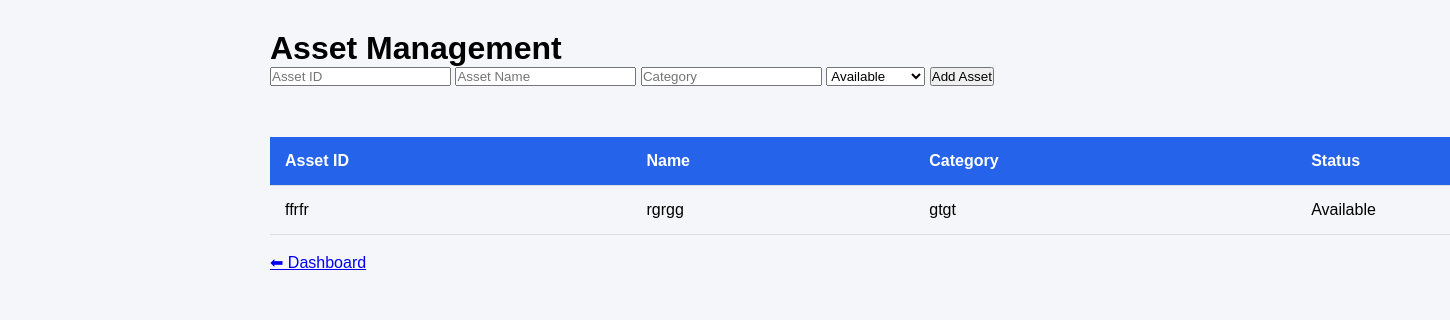
Before: /assets with the older database file.
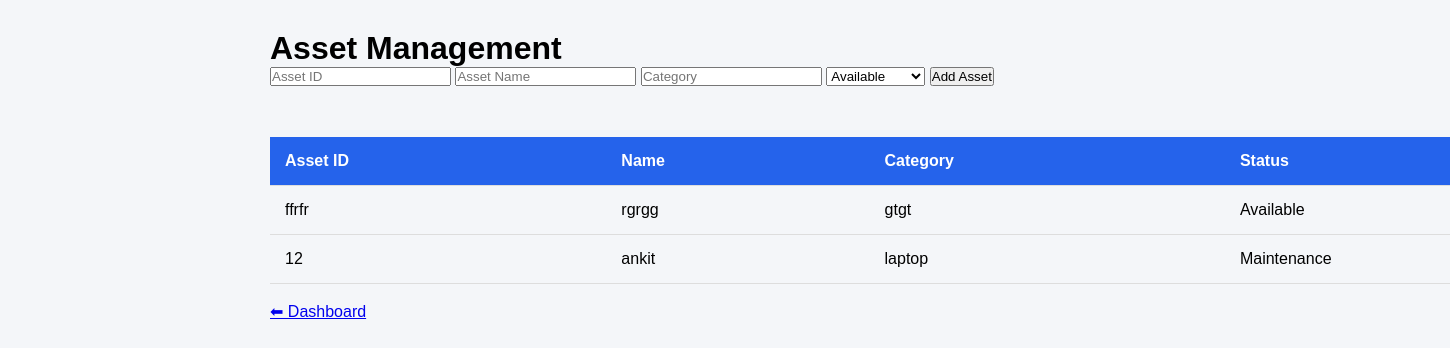
After: the same page with the newer database file.
### app.py (models this page shows)
class Asset(db.Model):
    id = db.Column(db.Integer, primary_key=True)
    asset_id = db.Column(db.String(20))
    name = db.Column(db.String(100))
    category = db.Column(db.String(50))
    status = db.Column(db.String(30))

### app.py (the view, shortened to what this page needs)
@app.route("/assets", methods=["GET", "POST"])
def assets():
    all_assets = Asset.query.all()
    return render_template("assets.html", assets=all_assets)

### templates/assets.html (shortened to what this page needs)
<!DOCTYPE html>
<html>
<head>
    <link rel="stylesheet" href="{{ url_for('static', filename='style.css') }}">
</head>
<body>
<div class="main">
<h1>Asset Management</h1>
<form method="POST">
<input type="text" name="asset_id" placeholder="Asset ID" required>
<input type="text" name="name" placeholder="Asset Name" required>
<input type="text" name="category" placeholder="Category" required>
<select name="status">
<option>Available</option>
</select>
<button type="submit">Add Asset</button>
</form>
<br><br>
<table>
<tr>
<th>Asset ID</th>
<th>Name</th>
<th>Category</th>
<th>Status</th>
</tr>
{% for asset in assets %}
<tr>
<td>{{ asset.asset_id }}</td>
<td>{{ asset.name }}</td>
<td>{{ asset.category }}</td>
<td>{{ asset.status }}</td>
</tr>
{% endfor %}
</table>
<br>
<a href="/dashboard">⬅ Dashboard</a>
</div>
</body>
</html>

### static/style.css (style rules this page uses)
* { margin:0; padding:0; box-sizing:border-box; font-family:Arial,sans-serif; }
body { background:#f4f6f9; }
.main { margin-left:240px; width:100%; padding:30px; }
table { width:100%; border-collapse:collapse; margin-top:15px; }
th,td { padding:15px; border-bottom:1px solid #ddd; text-align:left; }
th { background:#2563eb; color:white; }

Changed rows visible on the page:
added Asset: asset_id "12", name "ankit", category "laptop", status "Maintenance"
